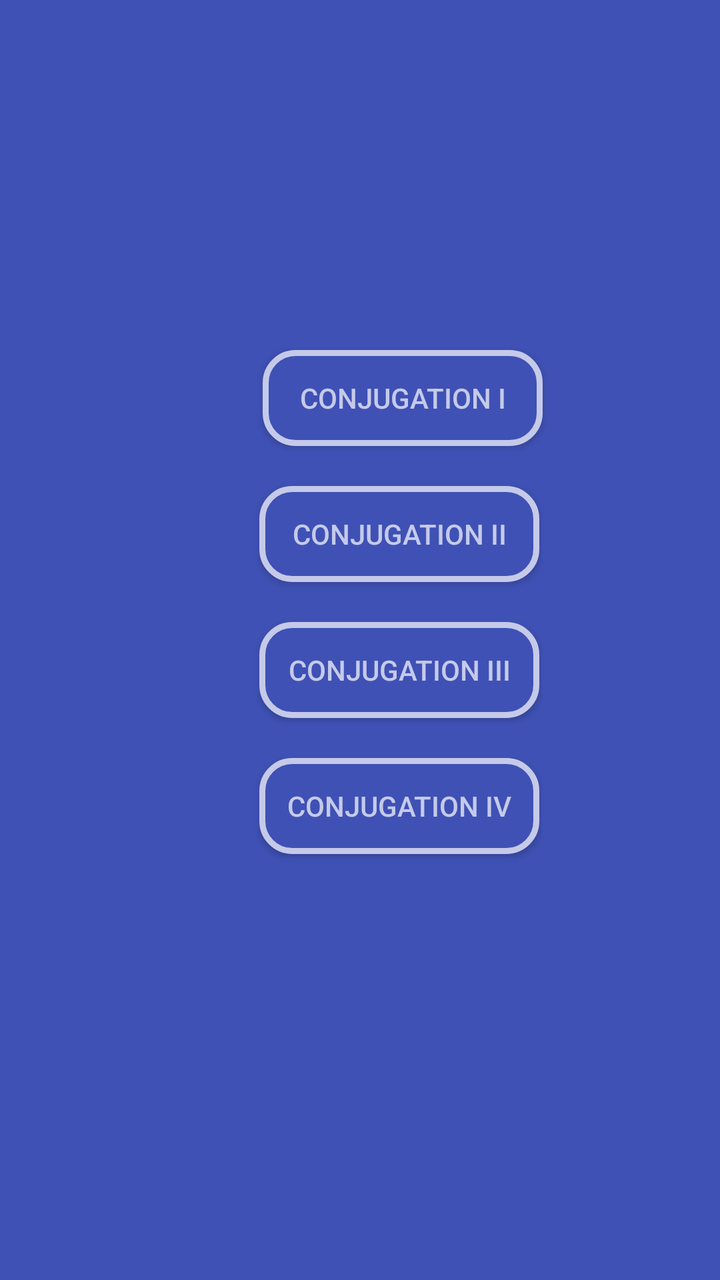
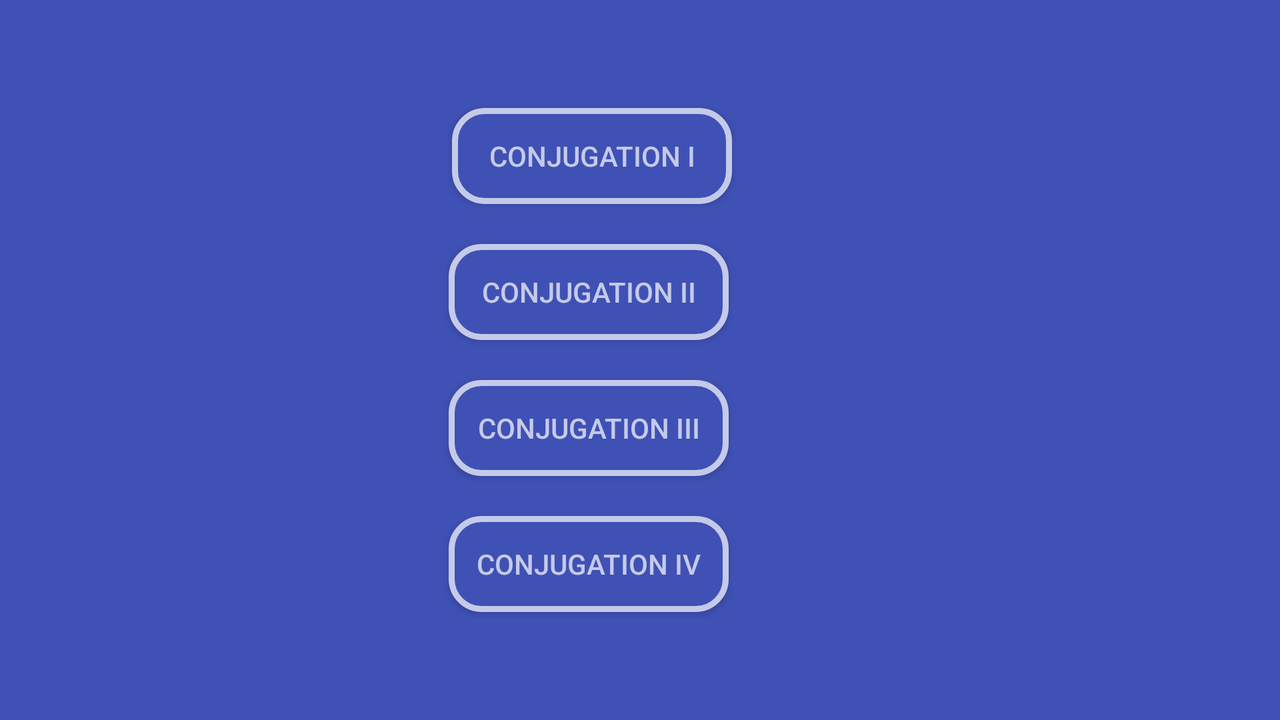

First picture: res/layout/ on a phone held upright. Second picture: the repository's own variant of that layout, on a device whose configuration matches the variant's folder. Source for both follows.
<!-- AndroidManifest.xml: application theme AppTheme.NoActionBar -->
<!-- res/layout/fragment_verb_pager_selection.xml -->
<android.support.constraint.ConstraintLayout xmlns:android="http://schemas.android.com/apk/res/android"
                                             xmlns:app="http://schemas.android.com/apk/res-auto"
                                             xmlns:tools="http://schemas.android.com/tools"
                                             android:layout_width="match_parent"
                                             android:layout_height="match_parent"
                                             tools:context="com.newnham.app.GCSE_Latin.view.VerbPagerSelectionFragment">


    <Button
        android:id="@+id/buttonVerb1"
        android:background="@drawable/button_rounded"
        android:text="@string/verbConjugation1"
        android:textColor="@color/colorAccent"
        android:layout_width="140dp"
        android:layout_height="wrap_content"
        app:layout_constraintTop_toTopOf="parent"
        android:layout_marginTop="175dp"
        android:layout_marginLeft="122dp"
        app:layout_constraintLeft_toLeftOf="parent"
        android:layout_marginRight="8dp"
        app:layout_constraintRight_toRightOf="parent"
        app:layout_constraintHorizontal_bias="0.105"/>

    <Button
        android:id="@+id/buttonVerb2"
        android:background="@drawable/button_rounded"
        android:text="@string/verbConjugation2"
        android:textColor="@color/colorAccent"
        android:layout_width="140dp"
        android:layout_height="wrap_content"
        android:layout_marginTop="20dp"
        app:layout_constraintTop_toBottomOf="@+id/buttonVerb1"
        android:layout_marginLeft="-2dp"
        app:layout_constraintLeft_toLeftOf="@+id/buttonVerb1"/>

    <Button
        android:id="@+id/buttonVerb3"
        android:background="@drawable/button_rounded"
        android:text="@string/verbConjugation3"
        android:textColor="@color/colorAccent"
        android:layout_width="140dp"
        android:layout_height="wrap_content"
        android:layout_marginTop="20dp"
        app:layout_constraintTop_toBottomOf="@+id/buttonVerb2"
        android:layout_marginLeft="0dp"
        app:layout_constraintLeft_toLeftOf="@+id/buttonVerb2"/>

    <Button
        android:id="@+id/buttonVerb4"
        android:background="@drawable/button_rounded"
        android:text="@string/verbConjugation4"
        android:textColor="@color/colorAccent"
        android:layout_width="140dp"
        android:layout_height="wrap_content"
        android:layout_marginTop="20dp"
        app:layout_constraintTop_toBottomOf="@+id/buttonVerb3"
        android:layout_marginLeft="0dp"
        app:layout_constraintLeft_toLeftOf="@+id/buttonVerb3"/>

</android.support.constraint.ConstraintLayout>
<!-- resources referenced by this layout -->
<resources>
  <color name="colorAccent">@color/colorIndigoAccent</color>
  <!-- drawable button_rounded (drawable) -->
  <?xml version="1.0" encoding="utf-8"?>
  <selector xmlns:android="http://schemas.android.com/apk/res/android">
  
      <item>
          <shape>
              <solid android:color="@color/colorPrimary"/>
  
              <stroke android:color="@color/colorIndigoAccent"
                      android:width="3dp"/>
  
              <corners android:radius="15dp"/>
  
          </shape>
      </item>
  
  
  
  
  
  </selector>
  <string name="verbConjugation1">Conjugation I</string>
  <string name="verbConjugation2">Conjugation II</string>
  <string name="verbConjugation3">Conjugation III</string>
  <string name="verbConjugation4">Conjugation IV</string>
  <style name="AppTheme.NoActionBar">
          <item name="windowActionBar">false</item>
          <item name="windowNoTitle">true</item>
  
          <item name="android:background">@color/colorPrimary</item>
          <item name="colorPrimary">@color/colorPrimaryDark</item>
          <item name="colorPrimaryDark">@color/colorPrimaryDark</item>
          <item name="colorAccent">@color/colorAccent</item>
          <item name="android:actionMenuTextColor">@color/colorAccent</item>
          <item name="android:textColor">@color/colorAccent</item>
      </style>
  <color name="colorIndigoAccent">#C5CAE9</color>
  <color name="colorPrimary">@color/colorIndigo</color>
  <color name="colorPrimaryDark">@color/colorIndigoDark</color>
  <color name="colorIndigo">#3F51B5</color>
  <color name="colorIndigoDark">#303F9F</color>
</resources>
<!-- res/layout-land/fragment_verb_pager_selection.xml (the repository's variant of the layout above) -->
<!-- drawn on the phone turned sideways -->
<android.support.constraint.ConstraintLayout xmlns:android="http://schemas.android.com/apk/res/android"
                                             xmlns:app="http://schemas.android.com/apk/res-auto"
                                             xmlns:tools="http://schemas.android.com/tools"
                                             android:layout_width="match_parent"
                                             android:layout_height="match_parent"
                                             tools:context="com.newnham.app.GCSE_Latin.view.VerbPagerSelectionFragment">


    <Button
        android:id="@+id/buttonVerb1"
        android:background="@drawable/button_rounded"
        android:text="@string/verbConjugation1"
        android:textColor="@color/colorAccent"
        android:layout_width="140dp"
        android:layout_height="wrap_content"
        app:layout_constraintTop_toTopOf="parent"
        android:layout_marginTop="54dp"
        android:layout_marginLeft="226dp"
        app:layout_constraintLeft_toLeftOf="parent"/>

    <Button
        android:id="@+id/buttonVerb2"
        android:background="@drawable/button_rounded"
        android:text="@string/verbConjugation2"
        android:textColor="@color/colorAccent"
        android:layout_width="140dp"
        android:layout_height="wrap_content"
        android:layout_marginTop="20dp"
        app:layout_constraintTop_toBottomOf="@+id/buttonVerb1"
        android:layout_marginLeft="-2dp"
        app:layout_constraintLeft_toLeftOf="@+id/buttonVerb1"/>

    <Button
        android:id="@+id/buttonVerb3"
        android:background="@drawable/button_rounded"
        android:text="@string/verbConjugation3"
        android:textColor="@color/colorAccent"
        android:layout_width="140dp"
        android:layout_height="wrap_content"
        android:layout_marginTop="20dp"
        app:layout_constraintTop_toBottomOf="@+id/buttonVerb2"
        android:layout_marginLeft="0dp"
        app:layout_constraintLeft_toLeftOf="@+id/buttonVerb2"/>

    <Button
        android:id="@+id/buttonVerb4"
        android:background="@drawable/button_rounded"
        android:text="@string/verbConjugation4"
        android:textColor="@color/colorAccent"
        android:layout_width="140dp"
        android:layout_height="wrap_content"
        android:layout_marginTop="20dp"
        app:layout_constraintTop_toBottomOf="@+id/buttonVerb3"
        android:layout_marginLeft="0dp"
        app:layout_constraintLeft_toLeftOf="@+id/buttonVerb3"/>

</android.support.constraint.ConstraintLayout>
